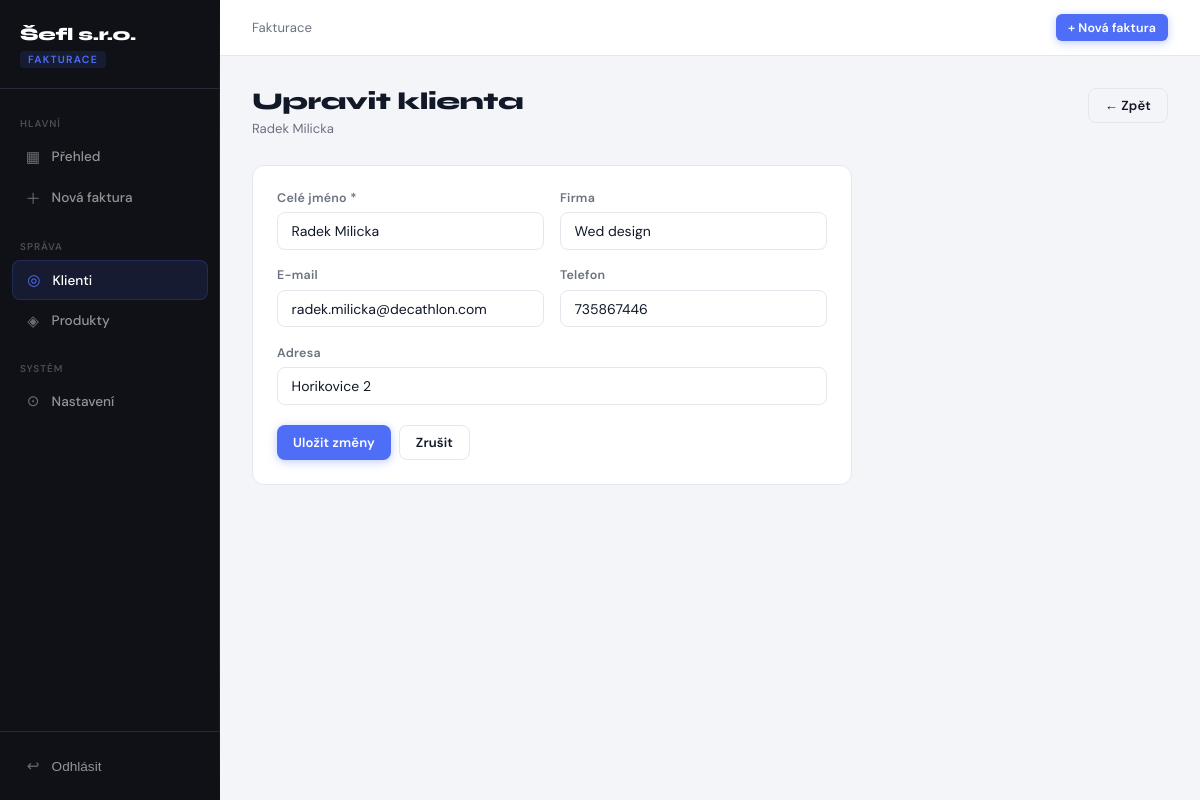
The app's page /clients/edit/1 (signed in) with its own data.
### tables this page shows
CREATE TABLE clients (
    id          INTEGER PRIMARY KEY AUTOINCREMENT,
    name        TEXT    NOT NULL,
    company     TEXT,
    email       TEXT    UNIQUE,
    phone       TEXT,
    address     TEXT,
    created_at  TEXT    NOT NULL DEFAULT (datetime('now')),
    updated_at  TEXT    NOT NULL DEFAULT (datetime('now'))
);

### app.py (the view, shortened to what this page needs)
@app.route('/clients/edit/<int:client_id>', methods=['GET', 'POST'])
@login_required
def edit_client(client_id):
    client = get_client(client_id)
    if not client:
        return redirect(url_for('clients'))
    return render_template('client_form.html', client=client)

### app.py (called while the page is built)
def login_required(f):
    @wraps(f)
    def decorated(*args, **kwargs):
        if not session.get('logged_in'):
            return redirect(url_for('login', next=request.path))
        return f(*args, **kwargs)
    return decorated

### database.py (called while the page is built)
def get_connection():
    conn = sqlite3.connect(DB_PATH)
    conn.row_factory = sqlite3.Row          # access columns by name
    conn.execute('PRAGMA foreign_keys = ON')
    conn.execute('PRAGMA journal_mode = WAL')
    return conn

@contextmanager
def get_db():
    conn = get_connection()
    try:
        yield conn
        conn.commit()
    except Exception:
        conn.rollback()
        raise
    finally:
        conn.close()

def _row_to_dict(row):
    return dict(row) if row else None

def get_client(client_id):
    with get_db() as conn:
        row = conn.execute('SELECT * FROM clients WHERE id = ?', (client_id,)).fetchone()
    return _row_to_dict(row)

### templates/client_form.html
{% extends "base.html" %}
{% block content %}
<div class="page-header">
  <div>
    <h1>{{ 'Upravit klienta' if client else 'Nový klient' }}</h1>
    <div class="page-desc">{{ client.name if client else 'Vyplňte údaje nového klienta' }}</div>
  </div>
  <a href="/clients" class="btn btn-outline">← Zpět</a>
</div>
<div class="card" style="max-width:600px;">
  <form method="post">
    <div class="form-row">
      <div class="form-group">
        <label>Celé jméno *</label>
        <input type="text" name="name" required value="{{ client.name if client else '' }}" placeholder="Jan Novák">
      </div>
      <div class="form-group">
        <label>Firma</label>
        <input type="text" name="company" value="{{ client.company if client else '' }}" placeholder="Firma s.r.o.">
      </div>
    </div>
    <div class="form-row">
      <div class="form-group">
        <label>E-mail</label>
        <input type="email" name="email" value="{{ client.email if client else '' }}" placeholder="jan@firma.cz">
      </div>
      <div class="form-group">
        <label>Telefon</label>
        <input type="text" name="phone" value="{{ client.phone if client else '' }}" placeholder="+420 777 123 456">
      </div>
    </div>
    <div class="form-group">
      <label>Adresa</label>
      <input type="text" name="address" value="{{ client.address if client else '' }}" placeholder="Hlavní 1, 110 00 Praha 1">
    </div>
    <div style="display:flex; gap:0.5rem; margin-top:1.25rem;">
      <button type="submit" class="btn btn-primary">{{ 'Uložit změny' if client else 'Vytvořit klienta' }}</button>
      <a href="/clients" class="btn btn-outline">Zrušit</a>
    </div>
  </form>
</div>
{% endblock %}

### templates/base.html (style rules this page uses)
:root { --sidebar-w: 220px; --navy: #0F1117; --navy-mid: #181C27; --navy-border: #252A38; --accent: #4F6EF7; --accent-dim: rgba(79,110,247,0.12); --accent-glow: rgba(79,110,247,0.35); --green: #22C55E; --green-dim: rgba(34,197,94,0.12); --amber: #F59E0B; --amber-dim: rgba(245,158,11,0.12); --red: #EF4444; --red-dim: rgba(239,68,68,0.12); --bg: #F4F5F9; --surface: #FFFFFF; --border: #E5E7EF; --text: #111827; --muted: #6B7280; --light: #F9FAFB; }
*, *::before, *::after { box-sizing: border-box; margin: 0; padding: 0; }
body { font-family: 'DM Sans', system-ui, sans-serif; background: var(--bg); color: var(--text); display: flex; min-height: 100vh; font-size: 14px; }
.page-header { display: flex; justify-content: space-between; align-items: flex-start; margin-bottom: 1.75rem; gap: 1rem; }
.page-header h1 { font-family: 'Syne', sans-serif; font-size: 1.5rem; font-weight: 800; color: var(--text); letter-spacing: -0.4px; line-height: 1.2; }
.page-header .page-desc { font-size: 0.82rem; color: var(--muted); margin-top: 3px; }
.card { background: var(--surface); border: 1px solid var(--border); border-radius: 12px; padding: 1.5rem; }
.btn { display: inline-flex; align-items: center; gap: 0.4rem; padding: 0.5rem 1rem; border-radius: 8px; font-size: 0.82rem; font-weight: 600; cursor: pointer; border: none; transition: all 0.15s; text-decoration: none; white-space: nowrap; font-family: 'DM Sans', sans-serif; letter-spacing: 0.01em; }
.btn-primary { background: var(--accent); color: #fff; box-shadow: 0 2px 8px var(--accent-glow); }
.btn-outline { background: transparent; color: var(--text); border: 1px solid var(--border); }
.form-group { margin-bottom: 1.1rem; }
label { display: block; font-size: 0.78rem; font-weight: 600; color: var(--muted); margin-bottom: 0.4rem; letter-spacing: 0.02em; }
input[type="text"], input[type="email"], input[type="number"], input[type="date"], input[type="password"], select, textarea { width: 100%; padding: 0.55rem 0.85rem; border: 1.5px solid var(--border); border-radius: 8px; font-size: 0.875rem; background: white; color: var(--text); transition: border 0.15s, box-shadow 0.15s; font-family: 'DM Sans', sans-serif; appearance: none; }
.form-row { display: grid; grid-template-columns: repeat(auto-fit, minmax(200px, 1fr)); gap: 1rem; }
.container > * { animation: fadeUp 0.25s ease both; }
.container > *:nth-child(1) { animation-delay: 0.02s; }
.container > *:nth-child(2) { animation-delay: 0.05s; }

### records on screen
clients: name "Radek Milicka", company "Wed design", email "radek.milicka@decathlon.com", phone "735867446", address "Horikovice 2"

### other values on screen
{{ 'Upravit klienta' if client else 'Nový klient' }} "Upravit klienta"
{{ 'Uložit změny' if client else 'Vytvořit klienta' }} "Uložit změny"
